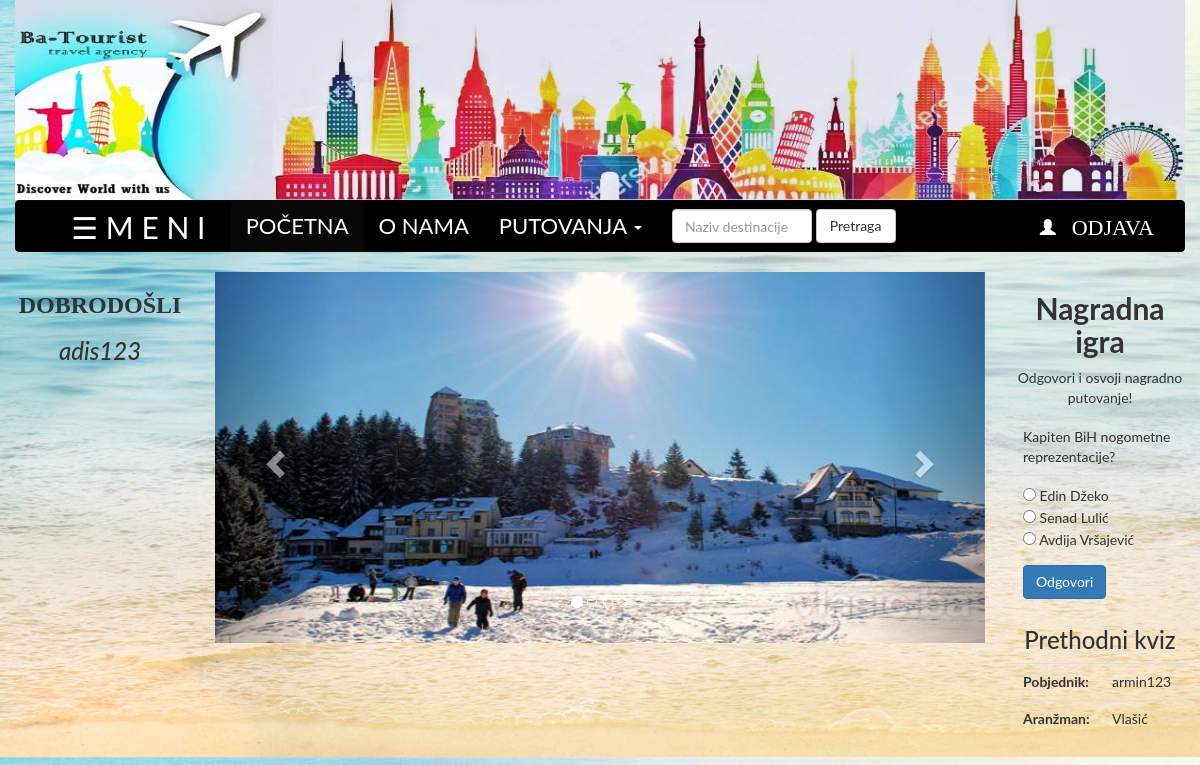
/home.php (signed in), run on the app's committed database.
### tables this page shows
CREATE TABLE IF NOT EXISTS `klijent` (
  `id_klijent` int(11) NOT NULL AUTO_INCREMENT,
  `ime` varchar(20) NOT NULL,
  `prezime` varchar(30) NOT NULL,
  `username` varchar(10) NOT NULL,
  `password` varchar(15) NOT NULL,
  `br_pasosa` varchar(15) NOT NULL,
  `datum_rodjenja` date NOT NULL,
  `grad` varchar(50) NOT NULL,
  `adresa` varchar(100) NOT NULL,
  `br_tel` varchar(15) NOT NULL,
  `e_mail` varchar(30) NOT NULL,
  `br_rezervacija` int(10) NOT NULL,
  `odgovor` tinyint(1) NOT NULL,
  PRIMARY KEY (`id_klijent`)
);

CREATE TABLE IF NOT EXISTS `aranzmani` (
  `id_aranzman` int(11) NOT NULL AUTO_INCREMENT,
  `naziv_destinacije` varchar(30) NOT NULL,
  `kontinent` varchar(40) NOT NULL,
  `drzava` varchar(30) NOT NULL,
  `cijena` double NOT NULL,
  `tip` varchar(20) NOT NULL,
  `opis` varchar(10000) NOT NULL,
  `datum_polaska` date NOT NULL,
  `br_mjesta` int(10) NOT NULL,
  `slika1` varchar(1000) NOT NULL,
  `slika2` varchar(1000) NOT NULL,
  `slika3` varchar(1000) NOT NULL,
  `slika4` varchar(1000) NOT NULL,
  `akcija` tinyint(1) NOT NULL,
  `akcijska_cijena` double NOT NULL,
  `tip_prijevoza` varchar(20) NOT NULL,
  `id_admina` varchar(40) NOT NULL,
  `stanje` int(4) NOT NULL,
  PRIMARY KEY (`id_aranzman`)
);

CREATE TABLE IF NOT EXISTS `kviz` (
  `id_kviz` int(11) NOT NULL AUTO_INCREMENT,
  `pitanje` varchar(100) NOT NULL,
  `opcija_1` varchar(20) NOT NULL,
  `opcija_2` varchar(20) NOT NULL,
  `opcija_3` varchar(20) NOT NULL,
  `odgovor` varchar(20) NOT NULL,
  `stanje` int(4) NOT NULL,
  PRIMARY KEY (`id_kviz`)
);

CREATE TABLE IF NOT EXISTS `izvjestaj_kviza` (
  `id_izvjestaj_kviza` int(11) NOT NULL AUTO_INCREMENT,
  `id_kviza` varchar(45) NOT NULL,
  `id_aranzmana` int(11) NOT NULL,
  `pobjednik` varchar(45) NOT NULL,
  `br_ucesnika` int(100) NOT NULL,
  PRIMARY KEY (`id_izvjestaj_kviza`)
);

### home.php (the view, shortened to what this page needs)
<?php
  $id_klijent=$_SESSION['id'];
	$src=$_POST["src"];
?>
<!DOCTYPE html>
<html lang="en">
  <head>
    <link href="css/bootstrap.min.css" rel="stylesheet">
	<link rel="stylesheet" href="https://maxcdn.bootstrapcdn.com/bootstrap/3.3.7/css/bootstrap.min.css">
</head>
<body style="background: url('images/bg/pl.jpg'); background-size:cover; max-width:100%; max-height:900px;">
  <div class="container-fluid;">
<div>
<div class="col-md-12">
<img src="images/bn5.jpg" alt="LOGO" style="height:200px; width:2000px; max-width:100%;">
</div>
</div>
<header>
<div class="col-md-12">
<nav class="navbar navbar-inverse" style="width:100%; background-color:black";">
  <div class="container-fluid">
    <div class="collapse navbar-collapse" id="bs-example-navbar-collapse-1" style="max-width:100%">
	   <div class="col-md-2">
	<div style="padding-top:5px;; text-align:center;">
		<span style="font-size:30px; color:white; cursor:pointer" onclick="openNav()">&#9776; M E N I</span>
	</div>
  </div>
      <ul class="nav navbar-nav" style="font-size:22px;">
        <li class="active"><a href="home.php">POČETNA <span class="sr-only">(current)</span></a></li>
		<li><a style="color:white" href="o_nama.php">O NAMA </a></li>
		<li class="dropdown">
          <a style="color:white" href="#" class="dropdown-toggle" data-toggle="dropdown" role="button" aria-haspopup="true" aria-expanded="false">PUTOVANJA <span class="caret"></span></a>
	        </li>
      </ul>
      <form method="post" class="navbar-form navbar-left">
        <div class="form-group">
          <input type="text" name="upit" class="form-control" placeholder="Naziv destinacije" style="width:140px;">
        </div>
        <input type="submit" name="src" class="btn btn-default" style="width:80px;" value="Pretraga">
      </form>
	  <span class="glyphicon glyphicon-user" aria-hidden="true" style="float:right; padding-top:11px; font-size:16px; color:white;"> <a href="odjava.php" style="color:white; font-size:22px; text-decoration: none;">ODJAVA</a></span>
    </div>
  </div>
</nav>
</div>
	</header>
	<div class="col-md-2" style="text-align:center;">
	<h3 style="font-family:serif;"><b>DOBRODOŠLI</b></h3>
<h3><i>
<?php
	$sql346="select * from klijent where id_klijent='$id_klijent'";
	$query346=mysql_query($sql346);
	if(mysql_num_rows($query346) > 0){
    while($row22 = mysql_fetch_array($query346)):
	echo $row22['username'];
	endwhile;} ?>
	</i></h3>
	</div>
		<div class="col-md-8">
		<?php if(!isset($src)){ ?>
		<div id="carousel-example-generic" class="carousel slide" data-ride="carousel">
  <ol class="carousel-indicators">
    <li data-target="#carousel-example-generic" data-slide-to="0" class="active"></li>
    <li data-target="#carousel-example-generic" data-slide-to="1"></li>
    <li data-target="#carousel-example-generic" data-slide-to="2"></li>
	<li data-target="#carousel-example-generic" data-slide-to="3"></li>
  </ol>
  <?php
			$sql33="select * from aranzmani where stanje=1 order by id_aranzman desc";
			$query33=mysql_query($sql33);
			$row5 = mysql_fetch_array($query33);
  ?>
  <div class="carousel-inner" role="listbox">
    <div class="item active">
      <img src="<?php echo $row5['slika1'] ?>" style="width:100%; height:371px;" alt="...">
      <div class="carousel-caption">
      </div>
    </div>
  </div>
  <a class="left carousel-control" href="#carousel-example-generic" role="button" data-slide="prev">
    <span class="glyphicon glyphicon-chevron-left" aria-hidden="true"></span>
  </a>
  <a class="right carousel-control" href="#carousel-example-generic" role="button" data-slide="next">
    <span class="glyphicon glyphicon-chevron-right" aria-hidden="true"></span>
  </a>
</div>
		<?php }
		?>
		</div>
<div class="col-md-2">
    <?php
		$sql34="select odgovor from klijent where id_klijent='$id_klijent'";
		$query34=mysql_query($sql34);
		$odgovor5=mysql_fetch_row($query34);
		$odgovor5=$odgovor5[0];
		if($odgovor5==0){
        $sql1="select * from kviz where stanje=1 and id_kviz=(select max(id_kviz) from kviz)";
        $query1=mysql_query($sql1);
        if(mysql_num_rows($query1) > 0){
        while($row = mysql_fetch_array($query1)):
    ?>
	<h2 style="text-align:center;"><b>Nagradna igra</b></h2>
	<p style="text-align:center;">Odgovori i osvoji nagradno putovanje!</p>
		<table class="table">
        <tr>
	    <td><?php echo $row['pitanje'] ?></td>
		</tr>
	    <tr>
		<td>
		<form method="POST">
			<div class="form-group">
				<input type="radio" name="odgovor1" value="<?php echo $row['opcija_1'] ?>"> <?php echo $row['opcija_1'] ?><br>
				<input type="radio" name="odgovor1" value="<?php echo $row['opcija_2'] ?>"> <?php echo $row['opcija_2'] ?><br>
				<input type="radio" name="odgovor1" value="<?php echo $row['opcija_3'] ?>"> <?php echo $row['opcija_3'] ?><br>
			</div>
			<div class="form-actions pal">
				<input class="btn btn-primary" type="submit" name="btn" value="Odgovori"/>
			</div>
		</form>
				<?php
						endwhile;
							}
		}
		else{
			$Poruka = '<div style="text-align:center;"><p><strong>Učestvovali ste u kvizu!</strong></p></div>';
			echo $Poruka;
		}
				?>
		</td>
		</tr>
		</table>
		<?php
		$sql555="select pobjednik from izvjestaj_kviza order by id_izvjestaj_kviza desc";
		$query555=mysql_query($sql555);
		$user=mysql_fetch_row($query555);
		$user=$user[0];
		$sql556="select naziv_destinacije from aranzmani where id_aranzman in (select id_aranzmana from izvjestaj_kviza order by id_izvjestaj_kviza desc)";
		$query556=mysql_query($sql556);
		$ar=mysql_fetch_row($query556);
		$ar=$ar[0];
		?>
		<table class="table">
		<h3 style="text-align:center;">Prethodni kviz</h3>
		<tr><th>Pobjednik: </th><td><?php echo $user; ?></td></tr>
		<tr><th>Aranžman: </th><td><?php echo $ar; ?></td></tr>
		</table>
</div>
<br>
  </div>
  </body>
</html>

### home.php (style rules this page uses)
body { font-family: "Lato", sans-serif; }

### data on the page
klijent: username "adis123"
aranzmani: slika1 (picture), naziv_destinacije "Vlašić"
kviz: pitanje "Kapiten BiH nogometne reprezentacije?", opcija_1 "Edin Džeko", opcija_2 "Senad Lulić", opcija_3 "Avdija Vršajević"
izvjestaj_kviza: pobjednik "armin123"
